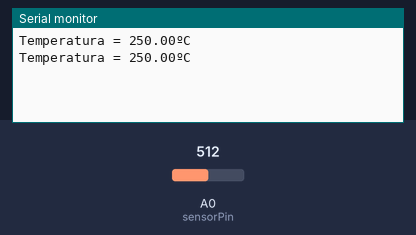
Bench run of a sketch on a simulated Arduino Uno, built with avr-gcc and run on an emulated ATmega328P. Shown: the last lines printed to the serial monitor. The inputs (shaded band) are chosen by the test bench; at power-on: A0 (sensorPin) = 512.

Above: at 2.2 s.
2.3 s: A0 (sensorPin) set to 716
At 3.5 s:
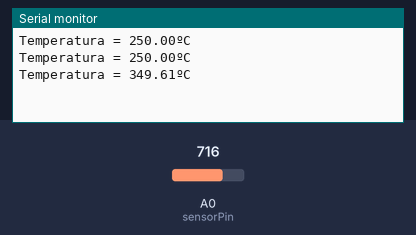
3.8 s: A0 (sensorPin) set to 900
At 4.3 s:
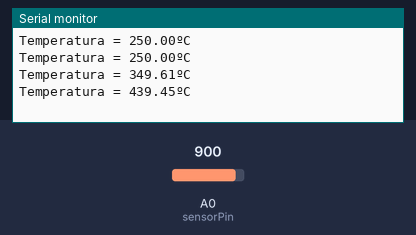
Timing chart, 0 to 6.8 s (numbered marks = the images above; inputs shaded):
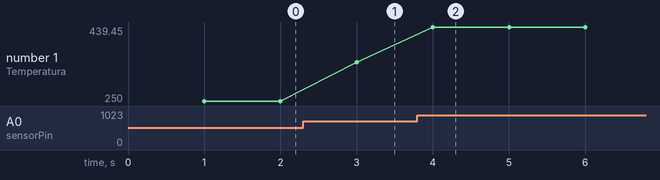

The sketch:

LM35.ino
```cpp
const int sensorPin = A0; //pino do sensor
float temperatura = 0;

void setup() {
  // put your setup code here, to run once:
  Serial.begin(9600);
  delay(1000);
}

void loop() {
  // put your main code here, to run repeatedly:
  temperatura = (analogRead(sensorPin)*0.0048828125 * 100);
  Serial.print("Temperatura = ");
  Serial.print(temperatura);
  Serial.println("ºC");
  delay(1000);
}
```

Measured:
- after the input at 2.3 s, the serial monitor: prints a new line after 0.70 s (image 1)
- after the input at 3.8 s, the serial monitor: prints a new line after 0.20 s (image 2)
- plotted number 1: 250 → 349.61 after the input at 2.3 s, 349.61 → 439.45 after the input at 3.8 s
